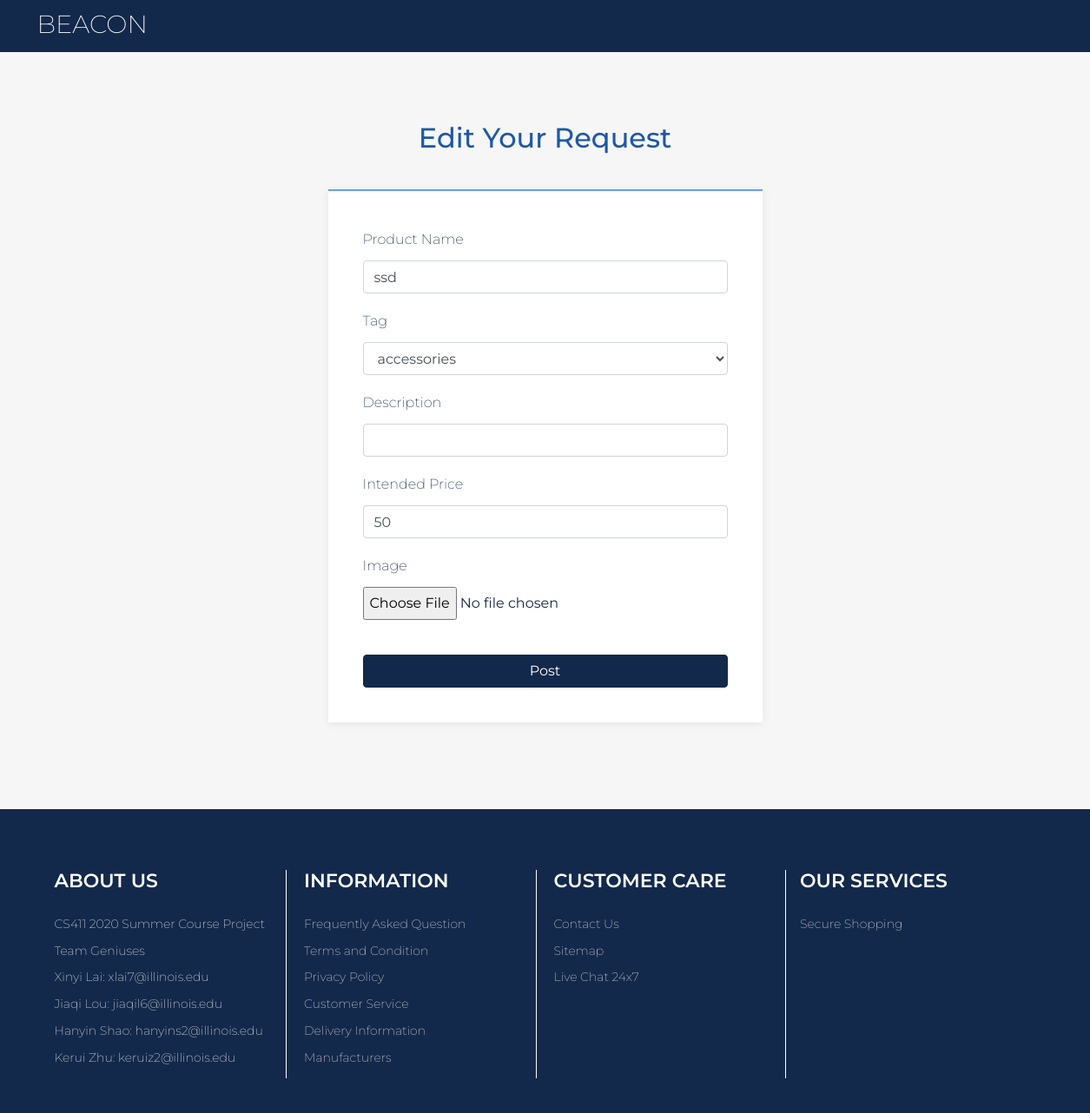
The app's page /edit_request.php?id=27 with its own data.
### tables this page shows
CREATE TABLE `Requests` (
  `RequestId` int NOT NULL,
  `BuyerId` varchar(50) DEFAULT NULL,
  `ProductName` varchar(50) DEFAULT NULL,
  `Tag` varchar(50) DEFAULT NULL,
  `Description` varchar(500) DEFAULT NULL,
  `Image` varchar(100) DEFAULT NULL,
  `IntendedPrice` double DEFAULT NULL,
  `SaleId` int DEFAULT NULL,
  `DatePost` timestamp NOT NULL DEFAULT CURRENT_TIMESTAMP
);

### edit_request.php (the view, shortened to what this page needs)
<?php
    $requestid = (int)$_GET['id'];
    if ($requestid) {
        if ($_SERVER["REQUEST_METHOD"] == "POST") {
            $seller_id = $_SESSION['curr_user'];
            $product_name = ppc($_POST["product_name"]);
            $tag = ppc($_POST["tag"]);
            $description = ppc($_POST["description"]);
            $intended_price = (double)ppc($_POST["intendedPrice"]);
            if ($product_name != "" && $intended_price > 0 && file_exists($_FILES['image']['tmp_name'])) {
                $upload_dir="images/".$seller_id."/";
                if(!is_dir($upload_dir)) { mkdir($upload_dir); }
                $postfix = substr($_FILES['image']['name'],strrpos($_FILES['image']['name'],'.'));
                $filename = $upload_dir.date("YmdHis").$postfix;
                if(move_uploaded_file($_FILES['image']['tmp_name'], $filename)){
                    $conn = connectDB();
                    $sql = "SELECT * FROM Requests WHERE RequestId=$requestid";
                    $result = $conn->query($sql);
                    if ($result) {
                        $row = mysqli_fetch_assoc($result);
                        $original_filepath = $row['Image'];
                        if(is_file($original_filepath)) {
                            unlink($original_filepath);
                        }
                    }
                    else {
                        $msg = "Delete old image Error: " . $sql . "<br>" . $conn->error;
                        header("location:index.php");
                        exit;
                    }
                    $sql = "UPDATE Requests
						    SET ProductName = '$product_name', Tag = '$tag', Description = '$description', Image = '$filename', IntendedPrice = '$intended_price'
                            WHERE RequestId = '$requestid'";
                    if ($conn->query($sql)) {
                        header("location:myrequests.php");
                        exit;
                    } else {
                        $msg = 'Update fail';
                    }
                    $conn->close();
                } else {
                    $msg = 'Store fail';
                }
            } else if ($product_name != "" && $intended_price > 0){
                    $conn = connectDB();
                    $sql = "UPDATE Requests
						    SET ProductName = '$product_name', Tag = '$tag', Description = '$description', IntendedPrice = '$intended_price'
                            WHERE RequestId = '$requestid'";
                    if ($conn->query($sql)) {
                        header("location:myrequests.php");
                        exit;
                    } else {
                        $msg = 'Update fail';
                    }
                    $conn->close();
            }
            else
            {
                $msg = 'Wrong information';
            }
        }
        else {
            $conn = connectDB();
            $sql = "SELECT * FROM Requests WHERE RequestId=$requestid";
            $result = $conn->query($sql);
            if ($result) {
                $row = mysqli_fetch_assoc($result);
                $product_name = $row['ProductName'];
                $tag = $row['Tag'];
                $description = $row['Description'];
                $intended_price = $row['IntendedPrice'];
            }
            else {
                $msg = "Error: " . $sql . "<br>" . $conn->error;
            }
        }
    }
?>
<!DOCTYPE html>
<html>
<head>
    <link rel="stylesheet" href="assets/bootstrap/css/bootstrap.min.css">
    <link rel="stylesheet" href="assets/css/baguetteBox.min.css">
    <link rel="stylesheet" href="assets/css/smoothproducts.css">
</head>
<body>
    <nav class="navbar navbar-dark navbar-expand-lg bg-primary clean-navbar" style="height: 60px; padding-top: 30px;">
        <div class="container"><a class="navbar-brand text-white logo" href="index.php"><p style="font-size: larger;">BEACON</p></a>
        </div>
    </nav>
    <main class="page post-page">
        <section class="clean-block clean-form dark">
            <div class="container">
                <div class="block-heading">
                    <h2 class="text-info">Edit Your Request</h2>
				</div>
				<form action="" method="post" enctype="multipart/form-data">
                    <div class="form-group">
						<label for="focusedInput">Product Name</label>
						<input class="form-control item" type="text" name="product_name" value="<?php echo $product_name;?>"/>
					</div>
                    <div class="form-group">
						<label for="focusedInput">Tag</label><span class="warning"> <?php echo $tag_err;?></span>
                        <select class="form-control" id="tag" name="tag">
							<optgroup label="tag">
                                <option value="accessories" <?php echo $tag=="accessories" ? 'selected':'' ?> >accessories</option>
							</optgroup>
						</select>
					</div>
                    <div class="form-group">
						<label for="focusedInput">Description</label>
						<input class="form-control item" type="text" name="description" value="<?php echo $description;?>"/>
					</div>
                    <div class="form-group">
						<label for="focusedInput">Intended Price</label>
						<input class="form-control item" type="text" name="intendedPrice" value="<?php echo $intended_price;?>"/>
					</div>
                    <div class="form-group">
						<label for="focusedInput">Image</label><br/>
						<input type="file" name="image"/><br/>
					</div>
                    <div class="form-group">
					<fieldset>
					</fieldset>
				    </div>
				<button class="btn btn-primary btn-block" type="submit" name="submit">Post</button>
			</form>
            </div>
        </section>
    </main>
	<footer class="page-footer dark">
        <div class="container">
            <div class="row">
                <div class="col-sm-3">
                    <div class="single-widget">
                        <h5>ABOUT US</h5>
                        <ul>
                            <span class="white-font">CS411 2020 Summer Course Project</br></span>
                            <span class="white-font">Team Geniuses</br></span>
                            <span class="white-font">Xinyi Lai: xlai7@illinois.edu</br></span>
                            <span class="white-font">Jiaqi Lou: jiaqil6@illinois.edu</br></span>
                            <span class="white-font">Hanyin Shao: hanyins2@illinois.edu</br></span>
                            <span class="white-font"> Kerui Zhu: keruiz2@illinois.edu</span>
                        </ul>
                    </div>
                </div>
                <div class="col-sm-3">
                    <div class="single-widget">
                    	<h5>INFORMATION</h5>
                        <ul>
                            <span class="white-font"><a href="#">Frequently Asked Question</a></br></span>
                            <span class="white-font"><a href="#">Terms and Condition</a></br></span>
                            <span class="white-font"><a href="#">Privacy Policy</a></br></span>
                            <span class="white-font"><a href="#">Customer Service</a></br></span>
                            <span class="white-font"><a href="#">Delivery Information</a></br></span>
                            <span class="white-font"><a href="#">Manufacturers</a></br></span>
                        </ul>
                    </div>
                </div>
                <div class="col-sm-3">
                    <div class="single-widget">
                    	<h5>CUSTOMER CARE</h5>
                        <ul>
                            <span class="white-font"><a href="#">Contact Us</a></br></span>
                            <span class="white-font"><a href="#">Sitemap</a></br></span>
                            <span class="white-font"><a href="#">Live Chat 24x7</a></br></span>
                        </ul>
                    </div>
                </div>
                <div class="col-sm-3">
                    <div class="single-widget-1">
                    <h5>OUR SERVICES</h5>
                        <ul>
                            <span class="white-font"><a href="#">Secure Shopping</a></br></span>
                        </ul>
                    </div>
				</div>
            </div>
        </div>
	</footer>
</body>
</html>

### assets/css/smoothproducts.css (style rules this page uses)
html, body { height: 100%; width: 100%; }
.white-font { color: #DDDEDE; padding-top: 20px; padding-right: 10px; line-height: 2.2em; font-size: 14px; }
.single-widget { border-style: solid; border-width: 0 1px 0 0; border-color: #fff; margin-left: -60px; margin-right: 80px; min-height: 240px; }
.single-widget-1 { margin-left: -64px; margin-right: 80px; min-height: 240px; }
.row { margin-left: 50px; margin-right: -90px; min-height: 280px; }
.navbar-brand { margin-left: -30px; }

### records on screen
requests: product_name "ssd", tag "accessories", intendedPrice "50"
